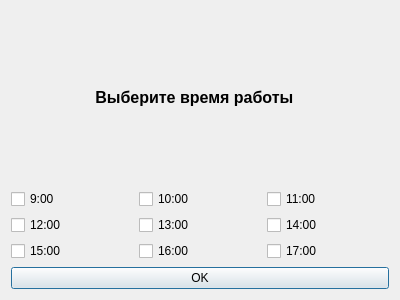
<?xml version="1.0" encoding="UTF-8"?>
<ui version="4.0">
 <class>fri</class>
 <widget class="QDialog" name="fri">
  <property name="geometry">
   <rect>
    <x>0</x>
    <y>0</y>
    <width>400</width>
    <height>300</height>
   </rect>
  </property>
  <property name="windowTitle">
   <string>Dialog</string>
  </property>
  <layout class="QGridLayout" name="gridLayout_2">
   <item row="0" column="0">
    <widget class="QLabel" name="label">
     <property name="font">
      <font>
       <pointsize>12</pointsize>
       <weight>75</weight>
       <bold>true</bold>
      </font>
     </property>
     <property name="text">
      <string>                   Выберите время работы</string>
     </property>
    </widget>
   </item>
   <item row="1" column="0">
    <layout class="QGridLayout" name="gridLayout">
     <item row="0" column="0">
      <widget class="QCheckBox" name="fri9">
       <property name="text">
        <string>9:00</string>
       </property>
      </widget>
     </item>
     <item row="0" column="1">
      <widget class="QCheckBox" name="fri10">
       <property name="text">
        <string>10:00</string>
       </property>
      </widget>
     </item>
     <item row="0" column="2">
      <widget class="QCheckBox" name="fri11">
       <property name="text">
        <string>11:00</string>
       </property>
      </widget>
     </item>
     <item row="1" column="0">
      <widget class="QCheckBox" name="fri12">
       <property name="text">
        <string>12:00</string>
       </property>
      </widget>
     </item>
     <item row="1" column="1">
      <widget class="QCheckBox" name="fri13">
       <property name="text">
        <string>13:00</string>
       </property>
      </widget>
     </item>
     <item row="1" column="2">
      <widget class="QCheckBox" name="fri14">
       <property name="text">
        <string>14:00</string>
       </property>
      </widget>
     </item>
     <item row="2" column="0">
      <widget class="QCheckBox" name="fri15">
       <property name="text">
        <string>15:00</string>
       </property>
      </widget>
     </item>
     <item row="2" column="1">
      <widget class="QCheckBox" name="fri16">
       <property name="text">
        <string>16:00</string>
       </property>
      </widget>
     </item>
     <item row="2" column="2">
      <widget class="QCheckBox" name="fri17">
       <property name="text">
        <string>17:00</string>
       </property>
      </widget>
     </item>
    </layout>
   </item>
   <item row="2" column="0">
    <widget class="QPushButton" name="friOK">
     <property name="text">
      <string>OK</string>
     </property>
    </widget>
   </item>
  </layout>
 </widget>
 <resources/>
 <connections/>
</ui>
